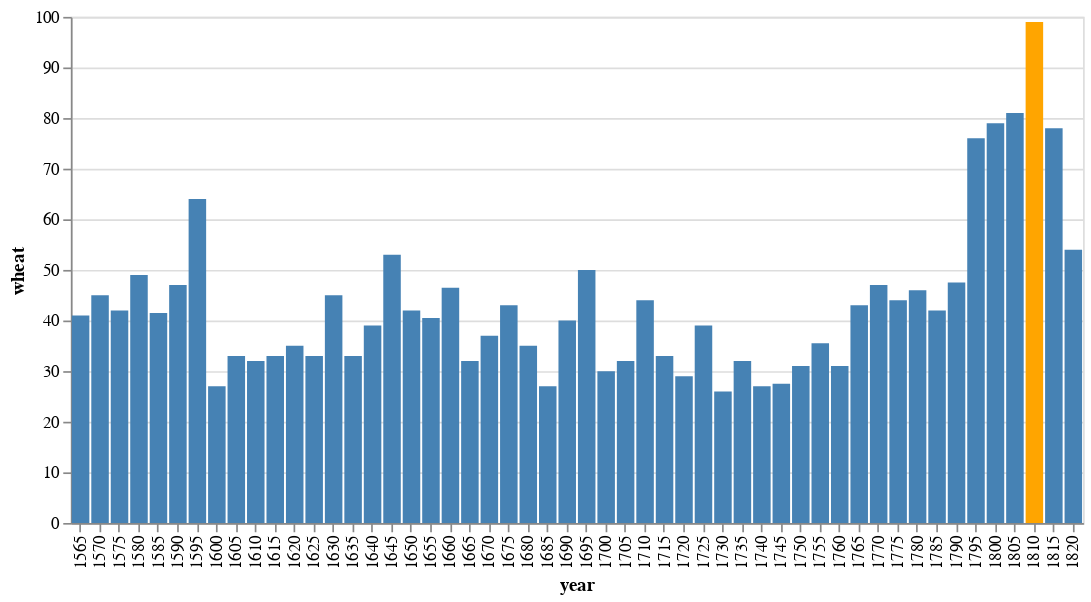

The notebook cell this image was saved under:
### Code cell
source = data.wheat()

alt.Chart(source).mark_bar().encode(
    x="year:O",
    y="wheat:Q",
    color=alt.condition(
        alt.datum.year == 1810,
        alt.value("orange"),
        alt.value("steelblue")
    )
).properties(width=600)

### Figure 1 — Vega-Lite specification as saved in the notebook (floating-point values rounded to 4 significant figures)
{"config": {"view": {"continuousWidth": 400, "continuousHeight": 300}}, "data": {"name": "data-76d1ce26ea5761007c35827e1564d86c"}, "mark": "bar", "encoding": {"color": {"condition": {"value": "orange", "test": "(datum.year === 1810)"}, "value": "steelblue"}, "x": {"type": "ordinal", "field": "year"}, "y": {"type": "quantitative", "field": "wheat"}}, "width": 600, "$schema": "https://vega.github.io/schema/vega-lite/v4.8.1.json", "datasets": {"data-76d1ce26ea5761007c35827e1564d86c": [{"year": 1565, "wheat": 41.0, "wages": 5.0}, {"year": 1570, "wheat": 45.0, "wages": 5.05}, {"year": 1575, "wheat": 42.0, "wages": 5.08}, {"year": 1580, "wheat": 49.0, "wages": 5.12}, {"year": 1585, "wheat": 41.5, "wages": 5.15}, {"year": 1590, "wheat": 47.0, "wages": 5.25}, {"year": 1595, "wheat": 64.0, "wages": 5.54}, {"year": 1600, "wheat": 27.0, "wages": 5.61}, {"year": 1605, "wheat": 33.0, "wages": 5.69}, {"year": 1610, "wheat": 32.0, "wages": 5.78}, {"year": 1615, "wheat": 33.0, "wages": 5.94}, {"year": 1620, "wheat": 35.0, "wages": 6.01}, {"year": 1625, "wheat": 33.0, "wages": 6.12}, {"year": 1630, "wheat": 45.0, "wages": 6.22}, {"year": 1635, "wheat": 33.0, "wages": 6.3}, {"year": 1640, "wheat": 39.0, "wages": 6.37}, {"year": 1645, "wheat": 53.0, "wages": 6.45}, {"year": 1650, "wheat": 42.0, "wages": 6.5}, {"year": 1655, "wheat": 40.5, "wages": 6.6}, {"year": 1660, "wheat": 46.5, "wages": 6.75}, {"year": 1665, "wheat": 32.0, "wages": 6.8}, {"year": 1670, "wheat": 37.0, "wages": 6.9}, {"year": 1675, "wheat": 43.0, "wages": 7.0}, {"year": 1680, "wheat": 35.0, "wages": 7.3}, {"year": 1685, "wheat": 27.0, "wages": 7.6}, {"year": 1690, "wheat": 40.0, "wages": 8.0}, {"year": 1695, "wheat": 50.0, "wages": 8.5}, {"year": 1700, "wheat": 30.0, "wages": 9.0}, {"year": 1705, "wheat": 32.0, "wages": 10.0}, {"year": 1710, "wheat": 44.0, "wages": 11.0}, {"year": 1715, "wheat": 33.0, "wages": 11.75}, {"year": 1720, "wheat": 29.0, "wages": 12.5}, {"year": 1725, "wheat": 39.0, "wages": 13.0}, {"year": 1730, "wheat": 26.0, "wages": 13.3}, {"year": 1735, "wheat": 32.0, "wages": 13.6}, {"year": 1740, "wheat": 27.0, "wages": 14.0}, {"year": 1745, "wheat": 27.5, "wages": 14.5}, {"year": 1750, "wheat": 31.0, "wages": 15.0}, {"year": 1755, "wheat": 35.5, "wages": 15.7}, {"year": 1760, "wheat": 31.0, "wages": 16.5}, {"year": 1765, "wheat": 43.0, "wages": 17.6}, {"year": 1770, "wheat": 47.0, "wages": 18.5}, {"year": 1775, "wheat": 44.0, "wages": 19.5}, {"year": 1780, "wheat": 46.0, "wages": 21.0}, {"year": 1785, "wheat": 42.0, "wages": 23.0}, {"year": 1790, "wheat": 47.5, "wages": 25.5}, {"year": 1795, "wheat": 76.0, "wages": 27.5}, {"year": 1800, "wheat": 79.0, "wages": 28.5}, {"year": 1805, "wheat": 81.0, "wages": 29.5}, {"year": 1810, "wheat": 99.0, "wages": 30.0}, {"year": 1815, "wheat": 78.0, "wages": null}, {"year": 1820, "wheat": 54.0, "wages": null}]}}
